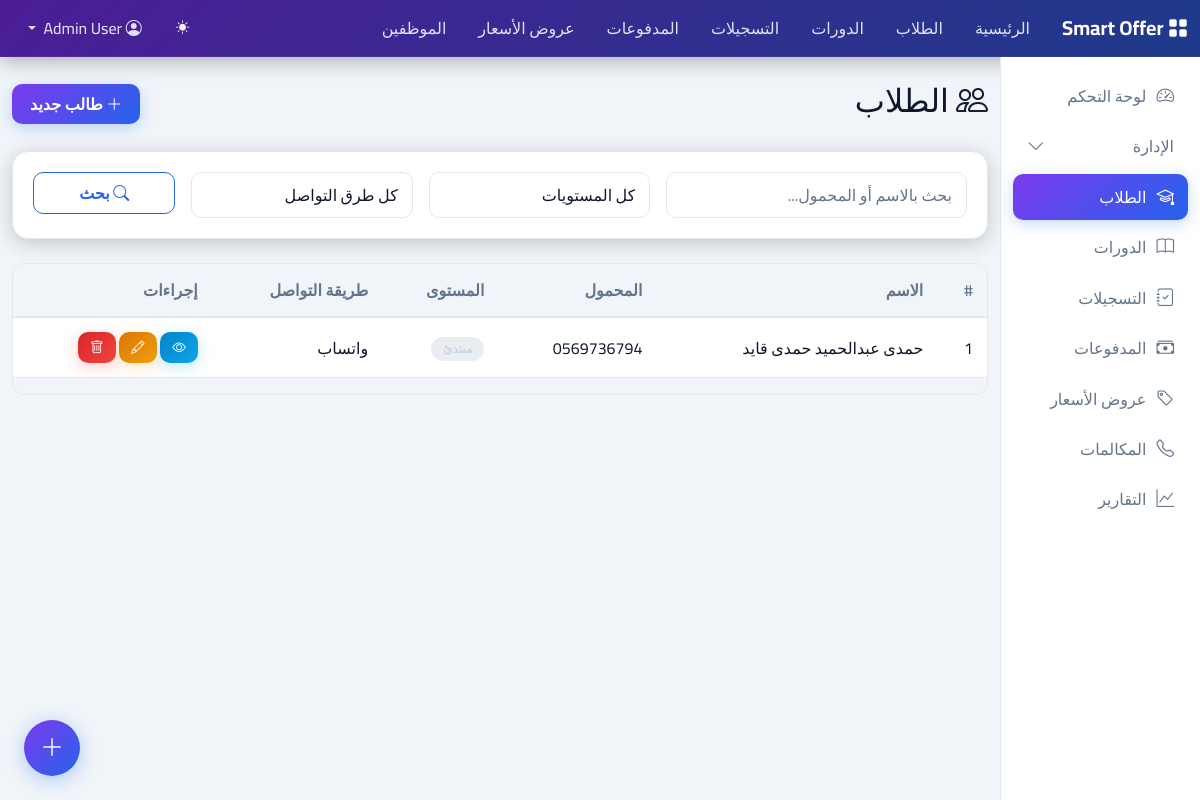
/students/ (signed in), run on an earlier commit of the app's database.
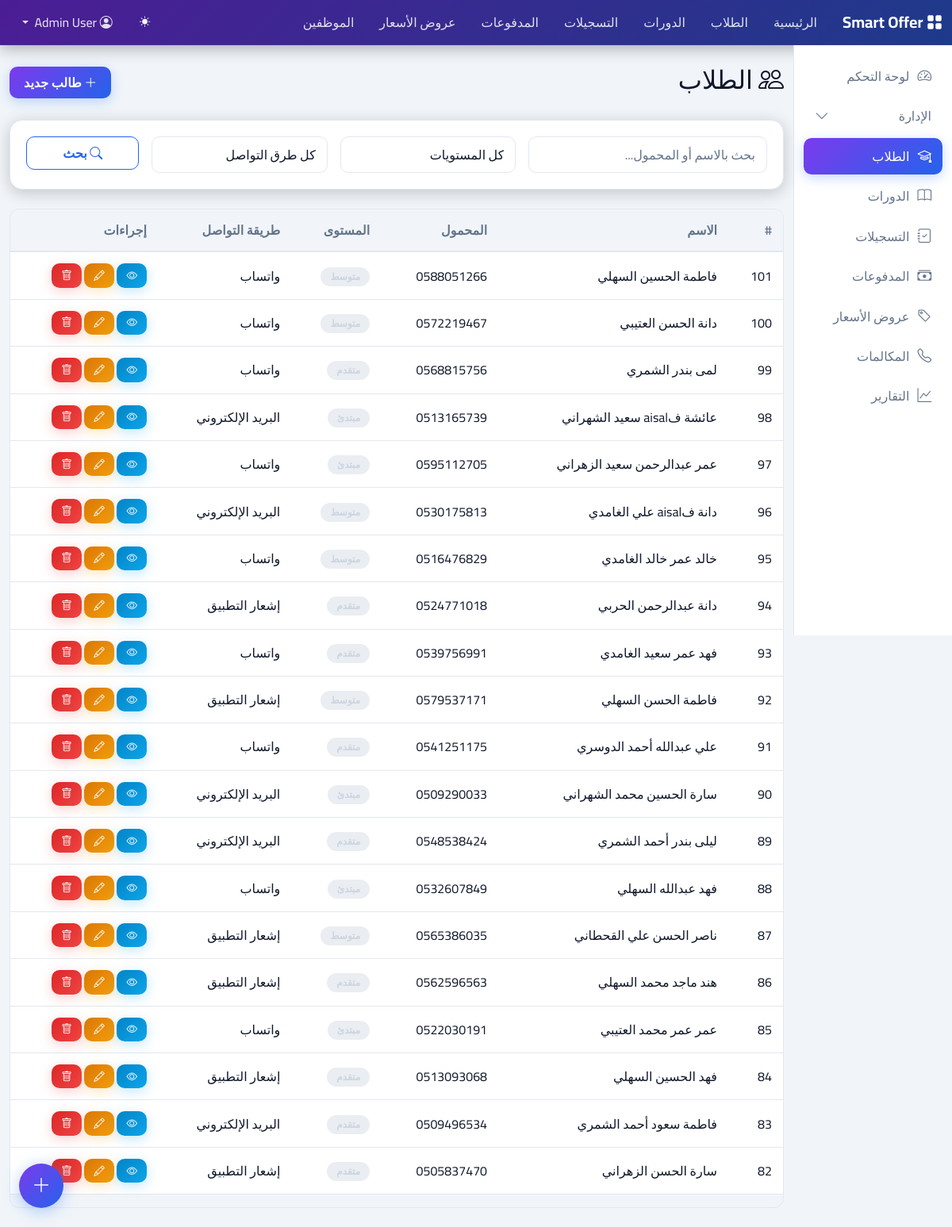
And on a later commit of the database.
### students/models.py (models this page shows, shortened)
class Student(models.Model):
    LEVEL_CHOICES = [
        ('مبتدئ', 'مبتدئ'),
        ('متوسط', 'متوسط'),
        ('متقدم', 'متقدم'),
    ]
    CONTACT_CHOICES = [
        ('email', 'البريد الإلكتروني'),
        ('whatsapp', 'واتساب'),
        ('app', 'إشعار التطبيق'),
    ]
    contact = models.OneToOneField(Contact, on_delete=models.CASCADE, related_name='student', verbose_name='جهة الاتصال')
    level = models.CharField(max_length=20, choices=LEVEL_CHOICES, default='مبتدئ', db_index=True, verbose_name='المستوى')
    preferred_contact = models.CharField(max_length=20, choices=CONTACT_CHOICES, default='whatsapp', db_index=True, verbose_name='طريقة التواصل المفضلة')
    created_at = models.DateTimeField(auto_now_add=True)
    updated_at = models.DateTimeField(auto_now=True)
    class Meta:
        verbose_name = 'طالب'
        verbose_name_plural = 'الطلاب'
        ordering = ['-created_at']
    def get_full_name(self):
        return self.contact.get_full_name()
    def get_mobile(self):
        return self.contact.mobile

class Contact(models.Model):
    first_name = models.CharField(max_length=100, db_index=True, verbose_name='الاسم الأول')
    second_name = models.CharField(max_length=100, blank=True, verbose_name='الاسم الثاني')
    third_name = models.CharField(max_length=100, blank=True, verbose_name='الاسم الثالث')
    forth_name = models.CharField(max_length=100, db_index=True, verbose_name='الاسم الرابع')
    address = models.TextField(blank=True, verbose_name='العنوان')
    mobile = models.CharField(max_length=20, blank=True, db_index=True, verbose_name='المحمول')
    phone = models.CharField(max_length=20, blank=True, verbose_name='التليفون')
    nationality = models.CharField(max_length=100, blank=True, verbose_name='الجنسية')
    identity_number = models.CharField(max_length=50, blank=True, verbose_name='رقم الهوية')
    identity_location = models.CharField(max_length=255, blank=True, verbose_name='مكان إصدار الهوية')
    identity_start_date = models.DateField(null=True, blank=True, verbose_name='تاريخ إصدار الهوية')
    birth_date = models.DateField(null=True, blank=True, verbose_name='تاريخ الميلاد')
    birth_location = models.CharField(max_length=255, blank=True, verbose_name='مكان الميلاد')
    qualification = models.CharField(max_length=255, blank=True, verbose_name='المؤهل')
    photo = models.TextField(blank=True, verbose_name='الصورة (Base64)')
    created_at = models.DateTimeField(auto_now_add=True)
    updated_at = models.DateTimeField(auto_now=True)
    class Meta:
        verbose_name = 'جهة اتصال'
        verbose_name_plural = 'جهات الاتصال'
        ordering = ['-created_at']
    def get_full_name(self):
        names = [self.first_name, self.second_name, self.third_name, self.forth_name]
        return ' '.join(filter(None, names))

### students/views.py (the view)
# urls.py: path('students/', StudentListView.as_view(), name='student-list'),
class StudentListView(LoginRequiredMixin, ListView):
    model = Student
    template_name = 'students/student_list.html'
    context_object_name = 'students'
    paginate_by = 20
    def get_queryset(self):
        queryset = Student.objects.select_related('contact').all()
        search = self.request.GET.get('search')
        if search:
            queryset = queryset.filter(
                Q(contact__first_name__icontains=search) |
                Q(contact__forth_name__icontains=search) |
                Q(contact__mobile__icontains=search)
            )
        level = self.request.GET.get('level')
        if level:
            queryset = queryset.filter(level=level)
        preferred = self.request.GET.get('preferred_contact')
        if preferred:
            queryset = queryset.filter(preferred_contact=preferred)
        return queryset

### accounts/models.py (called while the page is built)
    def get_full_name(self):
        return f"{self.first_name} {self.second_name} {self.third_name} {self.forth_name}".strip()

### templates/students/student_list.html (shortened to what this page needs)
{% extends 'base.html' %}
{% block content %}
<div class="d-flex justify-content-between align-items-center mb-4">
    <h2><i class="bi bi-people"></i> الطلاب</h2>
    <a href="{% url 'student-create' %}" class="btn btn-primary"><i class="bi bi-plus-lg"></i> طالب جديد</a>
</div>
<div class="card mb-4">
    <div class="card-body">
        <form method="get" class="row g-3">
            <div class="col-md-4">
                <input type="text" name="search" class="form-control" placeholder="بحث بالاسم أو المحمول..." value="{{ request.GET.search|default:'' }}">
            </div>
            <div class="col-md-3">
                <select name="level" class="form-select">
                    <option value="">كل المستويات</option>
                </select>
            </div>
            <div class="col-md-3">
                <select name="preferred_contact" class="form-select">
                    <option value="">كل طرق التواصل</option>
                </select>
            </div>
            <div class="col-md-2">
                <button type="submit" class="btn btn-outline-primary w-100"><i class="bi bi-search"></i> بحث</button>
            </div>
        </form>
    </div>
</div>
<div class="table-responsive">
    <table class="table table-hover align-middle">
        <thead class="table-light">
            <tr>
                <th>#</th>
                <th>الاسم</th>
                <th>المحمول</th>
                <th>المستوى</th>
                <th>طريقة التواصل</th>
                <th class="text-start">إجراءات</th>
            </tr>
        </thead>
        <tbody>
            {% for student in students %}
            <tr>
                <td>{{ student.pk }}</td>
                <td>{{ student.get_full_name }}</td>
                <td>{{ student.get_mobile|default:'-' }}</td>
                <td><span class="badge bg-secondary">{{ student.level }}</span></td>
                <td>{{ student.get_preferred_contact_display }}</td>
                <td class="text-start">
                    <a href="{% url 'student-detail' student.pk %}" class="btn btn-sm btn-info"><i class="bi bi-eye"></i></a>
                    <a href="{% url 'student-update' student.pk %}" class="btn btn-sm btn-warning"><i class="bi bi-pencil"></i></a>
                    <a href="{% url 'student-delete' student.pk %}" class="btn btn-sm btn-danger"><i class="bi bi-trash"></i></a>
                </td>
            </tr>
            {% empty %}
            <tr>
                <td colspan="6" class="text-center text-muted">لا يوجد طلاب</td>
            </tr>
            {% endfor %}
        </tbody>
    </table>
</div>
{% endblock %}

What changed in the data, as far as the page shows it:
removed Student: pk "1", get_full_name "حمدى عبدالحميد حمدى قايد", get_mobile "0569736794", level "مبتدئ", preferred_contact "واتساب"
added Student: pk "101", get_full_name "فاطمة الحسين السهلي", get_mobile "0588051266", level "متوسط", preferred_contact "واتساب"
added Student: pk "100", get_full_name "دانة الحسن العتيبي", get_mobile "0572219467", level "متوسط", preferred_contact "واتساب"
added Student: pk "99", get_full_name "لمى بندر الشمري", get_mobile "0568815756", level "متقدم", preferred_contact "واتساب"
added Student: pk "98", get_full_name "عائشة فaisal سعيد الشهراني", get_mobile "0513165739", level "مبتدئ", preferred_contact "البريد الإلكتروني"
added Student: pk "97", get_full_name "عمر عبدالرحمن سعيد الزهراني", get_mobile "0595112705", level "مبتدئ", preferred_contact "واتساب"
added Student: pk "96", get_full_name "دانة فaisal علي الغامدي", get_mobile "0530175813", level "متوسط", preferred_contact "البريد الإلكتروني"
added Student: pk "95", get_full_name "خالد عمر خالد الغامدي", get_mobile "0516476829", level "متوسط", preferred_contact "واتساب"
added Student: pk "94", get_full_name "دانة عبدالرحمن الحربي", get_mobile "0524771018", level "متقدم", preferred_contact "إشعار التطبيق"
added Student: pk "93", get_full_name "فهد عمر سعيد الغامدي", get_mobile "0539756991", level "متقدم", preferred_contact "واتساب"
added Student: pk "92", get_full_name "فاطمة الحسن السهلي", get_mobile "0579537171", level "متوسط", preferred_contact "إشعار التطبيق"
added Student: pk "91", get_full_name "علي عبدالله أحمد الدوسري", get_mobile "0541251175", level "متقدم", preferred_contact "واتساب"
added Student: pk "90", get_full_name "سارة الحسين محمد الشهراني", get_mobile "0509290033", level "مبتدئ", preferred_contact "البريد الإلكتروني"
added Student: pk "89", get_full_name "ليلى بندر أحمد الشمري", get_mobile "0548538424", level "متقدم", preferred_contact "البريد الإلكتروني"
added Student: pk "88", get_full_name "فهد عبدالله السهلي", get_mobile "0532607849", level "مبتدئ", preferred_contact "واتساب"
added Student: pk "87", get_full_name "ناصر الحسن علي القحطاني", get_mobile "0565386035", level "متوسط", preferred_contact "إشعار التطبيق"
added Student: pk "86", get_full_name "هند ماجد محمد السهلي", get_mobile "0562596563", level "متقدم", preferred_contact "إشعار التطبيق"
added Student: pk "85", get_full_name "عمر عمر محمد العتيبي", get_mobile "0522030191", level "مبتدئ", preferred_contact "واتساب"
added Student: pk "84", get_full_name "فهد الحسين السهلي", get_mobile "0513093068", level "متقدم", preferred_contact "إشعار التطبيق"
added Student: pk "83", get_full_name "فاطمة سعود أحمد الشمري", get_mobile "0509496534", level "متقدم", preferred_contact "البريد الإلكتروني"
added Student: pk "82", get_full_name "سارة الحسن الزهراني", get_mobile "0505837470", level "متقدم", preferred_contact "إشعار التطبيق"
